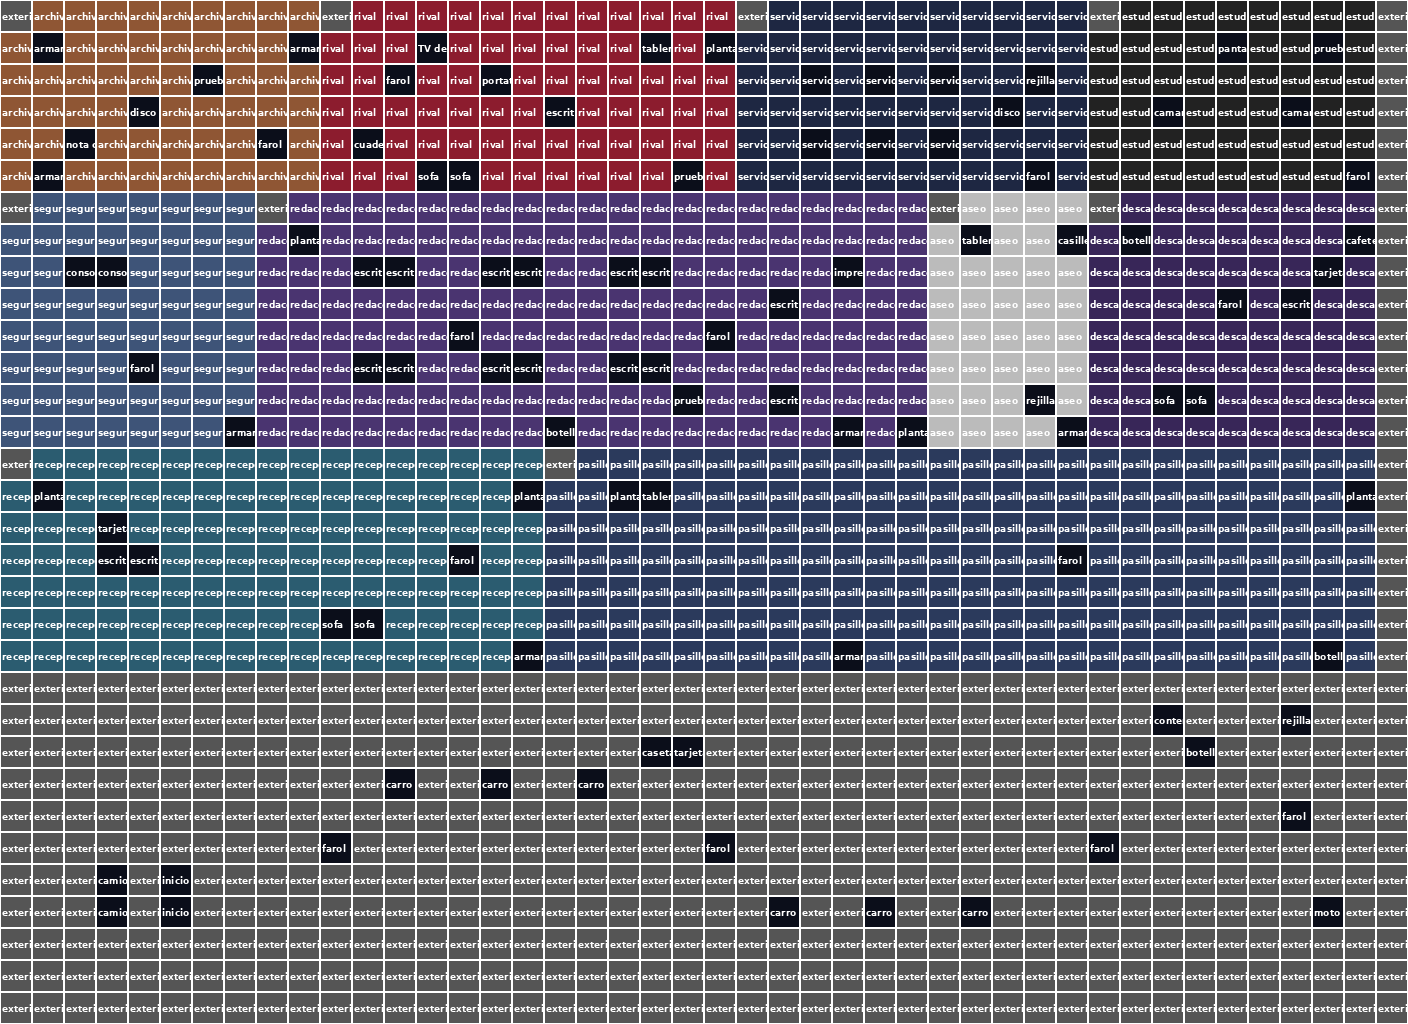

A 2D game scene composited from a Tiled map and its tileset images. What follows is a short description and the map's XML, with each tile layer's data collapsed to a summary:
An orthogonal 44x32 tile map with 32x32 px tiles, 3 tile layers (terreno, zonas, objetos).

<map version="1.10" orientation="orthogonal" renderorder="right-down" width="44" height="32" tilewidth="32" tileheight="32" infinite="0" nextlayerid="4" nextobjectid="1">
 <tileset firstgid="1" name="sede" tilewidth="32" tileheight="32" tilecount="72" columns="8">
  <image source="tiles_tiled.png" width="256" height="288" />
 </tileset>
 <layer id="1" name="terreno" width="44" height="32">
  <data>[1408 cells, 1408 non-empty, 7 distinct tile ids]</data>
 </layer>
 <layer id="2" name="zonas" width="44" height="32">
  <data>[1408 cells, 1408 non-empty, 11 distinct tile ids]</data>
 </layer>
 <layer id="3" name="objetos" width="44" height="32">
  <data>[1408 cells, 103 non-empty, 33 distinct tile ids]</data>
 </layer>
</map>
